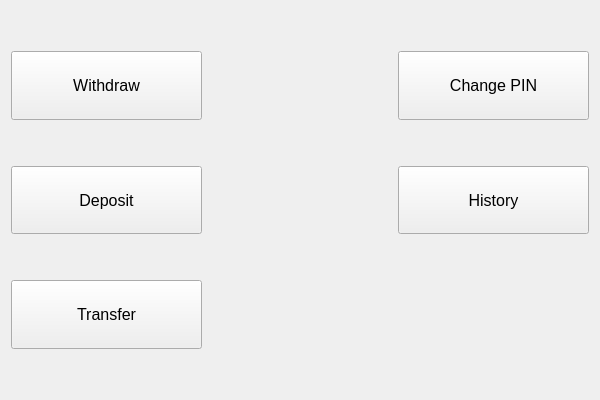
<?xml version="1.0" encoding="UTF-8"?>
<ui version="4.0">
 <class>MainMenuWidgetClass</class>
 <widget class="QWidget" name="MainMenuWidgetClass">
  <property name="geometry">
   <rect>
    <x>0</x>
    <y>0</y>
    <width>600</width>
    <height>400</height>
   </rect>
  </property>
  <property name="windowTitle">
   <string>MainMenuWidget</string>
  </property>
  <layout class="QGridLayout" name="gridLayout_2">
   <item row="2" column="0">
    <spacer name="verticalSpacer">
     <property name="orientation">
      <enum>Qt::Orientation::Vertical</enum>
     </property>
     <property name="sizeType">
      <enum>QSizePolicy::Policy::Preferred</enum>
     </property>
     <property name="sizeHint" stdset="0">
      <size>
       <width>20</width>
       <height>40</height>
      </size>
     </property>
    </spacer>
   </item>
   <item row="1" column="0">
    <layout class="QGridLayout" name="gridLayout">
     <item row="4" column="0">
      <widget class="QPushButton" name="btnTransfer">
       <property name="sizePolicy">
        <sizepolicy hsizetype="Minimum" vsizetype="Expanding">
         <horstretch>0</horstretch>
         <verstretch>0</verstretch>
        </sizepolicy>
       </property>
       <property name="font">
        <font>
         <pointsize>12</pointsize>
        </font>
       </property>
       <property name="text">
        <string>Transfer</string>
       </property>
      </widget>
     </item>
     <item row="2" column="0">
      <widget class="QPushButton" name="btnDeposit">
       <property name="sizePolicy">
        <sizepolicy hsizetype="Minimum" vsizetype="Expanding">
         <horstretch>0</horstretch>
         <verstretch>0</verstretch>
        </sizepolicy>
       </property>
       <property name="font">
        <font>
         <pointsize>12</pointsize>
        </font>
       </property>
       <property name="text">
        <string>Deposit</string>
       </property>
      </widget>
     </item>
     <item row="1" column="0">
      <spacer name="verticalSpacer_3">
       <property name="orientation">
        <enum>Qt::Orientation::Vertical</enum>
       </property>
       <property name="sizeType">
        <enum>QSizePolicy::Policy::Preferred</enum>
       </property>
       <property name="sizeHint" stdset="0">
        <size>
         <width>20</width>
         <height>40</height>
        </size>
       </property>
      </spacer>
     </item>
     <item row="0" column="1">
      <spacer name="horizontalSpacer">
       <property name="orientation">
        <enum>Qt::Orientation::Horizontal</enum>
       </property>
       <property name="sizeType">
        <enum>QSizePolicy::Policy::MinimumExpanding</enum>
       </property>
       <property name="sizeHint" stdset="0">
        <size>
         <width>40</width>
         <height>20</height>
        </size>
       </property>
      </spacer>
     </item>
     <item row="2" column="1">
      <spacer name="horizontalSpacer_2">
       <property name="orientation">
        <enum>Qt::Orientation::Horizontal</enum>
       </property>
       <property name="sizeType">
        <enum>QSizePolicy::Policy::MinimumExpanding</enum>
       </property>
       <property name="sizeHint" stdset="0">
        <size>
         <width>40</width>
         <height>20</height>
        </size>
       </property>
      </spacer>
     </item>
     <item row="2" column="2">
      <widget class="QPushButton" name="btnHistory">
       <property name="sizePolicy">
        <sizepolicy hsizetype="Minimum" vsizetype="Expanding">
         <horstretch>0</horstretch>
         <verstretch>0</verstretch>
        </sizepolicy>
       </property>
       <property name="font">
        <font>
         <pointsize>12</pointsize>
        </font>
       </property>
       <property name="text">
        <string>History</string>
       </property>
      </widget>
     </item>
     <item row="0" column="0">
      <widget class="QPushButton" name="btnWithdraw">
       <property name="sizePolicy">
        <sizepolicy hsizetype="Expanding" vsizetype="Expanding">
         <horstretch>0</horstretch>
         <verstretch>0</verstretch>
        </sizepolicy>
       </property>
       <property name="font">
        <font>
         <pointsize>12</pointsize>
        </font>
       </property>
       <property name="text">
        <string>Withdraw</string>
       </property>
      </widget>
     </item>
     <item row="0" column="2">
      <widget class="QPushButton" name="btnPin">
       <property name="sizePolicy">
        <sizepolicy hsizetype="Expanding" vsizetype="Expanding">
         <horstretch>0</horstretch>
         <verstretch>0</verstretch>
        </sizepolicy>
       </property>
       <property name="font">
        <font>
         <pointsize>12</pointsize>
        </font>
       </property>
       <property name="text">
        <string>Change PIN</string>
       </property>
      </widget>
     </item>
     <item row="3" column="0">
      <spacer name="verticalSpacer_4">
       <property name="orientation">
        <enum>Qt::Orientation::Vertical</enum>
       </property>
       <property name="sizeType">
        <enum>QSizePolicy::Policy::Preferred</enum>
       </property>
       <property name="sizeHint" stdset="0">
        <size>
         <width>20</width>
         <height>40</height>
        </size>
       </property>
      </spacer>
     </item>
    </layout>
   </item>
   <item row="0" column="0">
    <spacer name="verticalSpacer_2">
     <property name="orientation">
      <enum>Qt::Orientation::Vertical</enum>
     </property>
     <property name="sizeType">
      <enum>QSizePolicy::Policy::Preferred</enum>
     </property>
     <property name="sizeHint" stdset="0">
      <size>
       <width>20</width>
       <height>40</height>
      </size>
     </property>
    </spacer>
   </item>
  </layout>
 </widget>
 <layoutdefault spacing="6" margin="11"/>
 <resources/>
 <connections/>
</ui>
